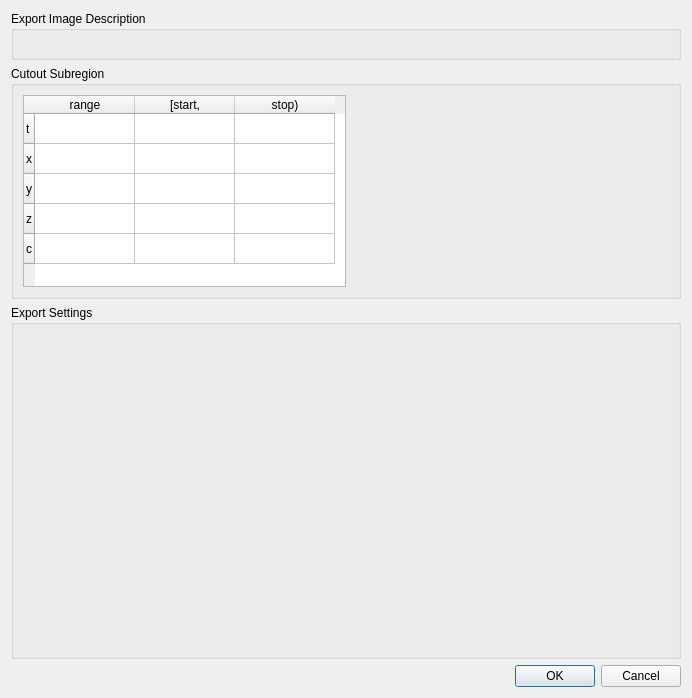
<?xml version="1.0" encoding="UTF-8"?>
<ui version="4.0">
 <class>Dialog</class>
 <widget class="QDialog" name="Dialog">
  <property name="geometry">
   <rect>
    <x>0</x>
    <y>0</y>
    <width>692</width>
    <height>698</height>
   </rect>
  </property>
  <property name="sizePolicy">
   <sizepolicy hsizetype="Preferred" vsizetype="Preferred">
    <horstretch>0</horstretch>
    <verstretch>0</verstretch>
   </sizepolicy>
  </property>
  <property name="windowTitle">
   <string>Image Export Options</string>
  </property>
  <layout class="QVBoxLayout" name="verticalLayout">
   <item>
    <widget class="QGroupBox" name="groupBox_6">
     <property name="sizePolicy">
      <sizepolicy hsizetype="Preferred" vsizetype="Maximum">
       <horstretch>0</horstretch>
       <verstretch>0</verstretch>
      </sizepolicy>
     </property>
     <property name="title">
      <string>Export Image Description</string>
     </property>
     <layout class="QVBoxLayout" name="verticalLayout_6">
      <property name="margin">
       <number>6</number>
      </property>
      <item>
       <widget class="QLabel" name="label">
        <property name="text">
         <string/>
        </property>
       </widget>
      </item>
     </layout>
    </widget>
   </item>
   <item>
    <widget class="QGroupBox" name="groupBox_2">
     <property name="sizePolicy">
      <sizepolicy hsizetype="Preferred" vsizetype="Preferred">
       <horstretch>0</horstretch>
       <verstretch>0</verstretch>
      </sizepolicy>
     </property>
     <property name="title">
      <string>Cutout Subregion</string>
     </property>
     <property name="checkable">
      <bool>false</bool>
     </property>
     <layout class="QHBoxLayout" name="horizontalLayout">
      <item>
       <widget class="SubregionRoiWidget" name="roiWidget">
        <property name="sizePolicy">
         <sizepolicy hsizetype="MinimumExpanding" vsizetype="Minimum">
          <horstretch>0</horstretch>
          <verstretch>0</verstretch>
         </sizepolicy>
        </property>
        <property name="rowCount">
         <number>5</number>
        </property>
        <property name="columnCount">
         <number>3</number>
        </property>
        <attribute name="verticalHeaderCascadingSectionResizes">
         <bool>false</bool>
        </attribute>
        <row>
         <property name="text">
          <string>t</string>
         </property>
        </row>
        <row>
         <property name="text">
          <string>x</string>
         </property>
        </row>
        <row>
         <property name="text">
          <string>y</string>
         </property>
        </row>
        <row>
         <property name="text">
          <string>z</string>
         </property>
        </row>
        <row>
         <property name="text">
          <string>c</string>
         </property>
        </row>
        <column>
         <property name="text">
          <string>range</string>
         </property>
        </column>
        <column>
         <property name="text">
          <string>[start,</string>
         </property>
        </column>
        <column>
         <property name="text">
          <string>stop)</string>
         </property>
        </column>
       </widget>
      </item>
      <item>
       <spacer name="horizontalSpacer">
        <property name="orientation">
         <enum>Qt::Horizontal</enum>
        </property>
        <property name="sizeType">
         <enum>QSizePolicy::Expanding</enum>
        </property>
        <property name="sizeHint" stdset="0">
         <size>
          <width>40</width>
          <height>20</height>
         </size>
        </property>
       </spacer>
      </item>
     </layout>
    </widget>
   </item>
   <item>
    <widget class="QGroupBox" name="groupBox_5">
     <property name="title">
      <string>Export Settings</string>
     </property>
     <layout class="QVBoxLayout" name="verticalLayout_3">
      <property name="margin">
       <number>6</number>
      </property>
      <item>
       <widget class="MultiformatSlotExportFileOptionsWidget" name="exportFileOptionsWidget" native="true">
        <property name="sizePolicy">
         <sizepolicy hsizetype="Preferred" vsizetype="Expanding">
          <horstretch>0</horstretch>
          <verstretch>0</verstretch>
         </sizepolicy>
        </property>
       </widget>
      </item>
     </layout>
    </widget>
   </item>
   <item>
    <widget class="QDialogButtonBox" name="buttonBox">
     <property name="orientation">
      <enum>Qt::Horizontal</enum>
     </property>
     <property name="standardButtons">
      <set>QDialogButtonBox::Cancel|QDialogButtonBox::Ok</set>
     </property>
    </widget>
   </item>
  </layout>
 </widget>
 <customwidgets>
  <customwidget>
   <class>MultiformatSlotExportFileOptionsWidget</class>
   <extends>QWidget</extends>
   <header>volumina.widgets.multiformatSlotExportFileOptionsWidget</header>
   <container>1</container>
  </customwidget>
  <customwidget>
   <class>SubregionRoiWidget</class>
   <extends>QTableWidget</extends>
   <header>volumina.widgets.subregionRoiWidget</header>
  </customwidget>
 </customwidgets>
 <resources/>
 <connections>
  <connection>
   <sender>buttonBox</sender>
   <signal>accepted()</signal>
   <receiver>Dialog</receiver>
   <slot>accept()</slot>
   <hints>
    <hint type="sourcelabel">
     <x>248</x>
     <y>254</y>
    </hint>
    <hint type="destinationlabel">
     <x>157</x>
     <y>274</y>
    </hint>
   </hints>
  </connection>
  <connection>
   <sender>buttonBox</sender>
   <signal>rejected()</signal>
   <receiver>Dialog</receiver>
   <slot>reject()</slot>
   <hints>
    <hint type="sourcelabel">
     <x>316</x>
     <y>260</y>
    </hint>
    <hint type="destinationlabel">
     <x>286</x>
     <y>274</y>
    </hint>
   </hints>
  </connection>
 </connections>
</ui>
